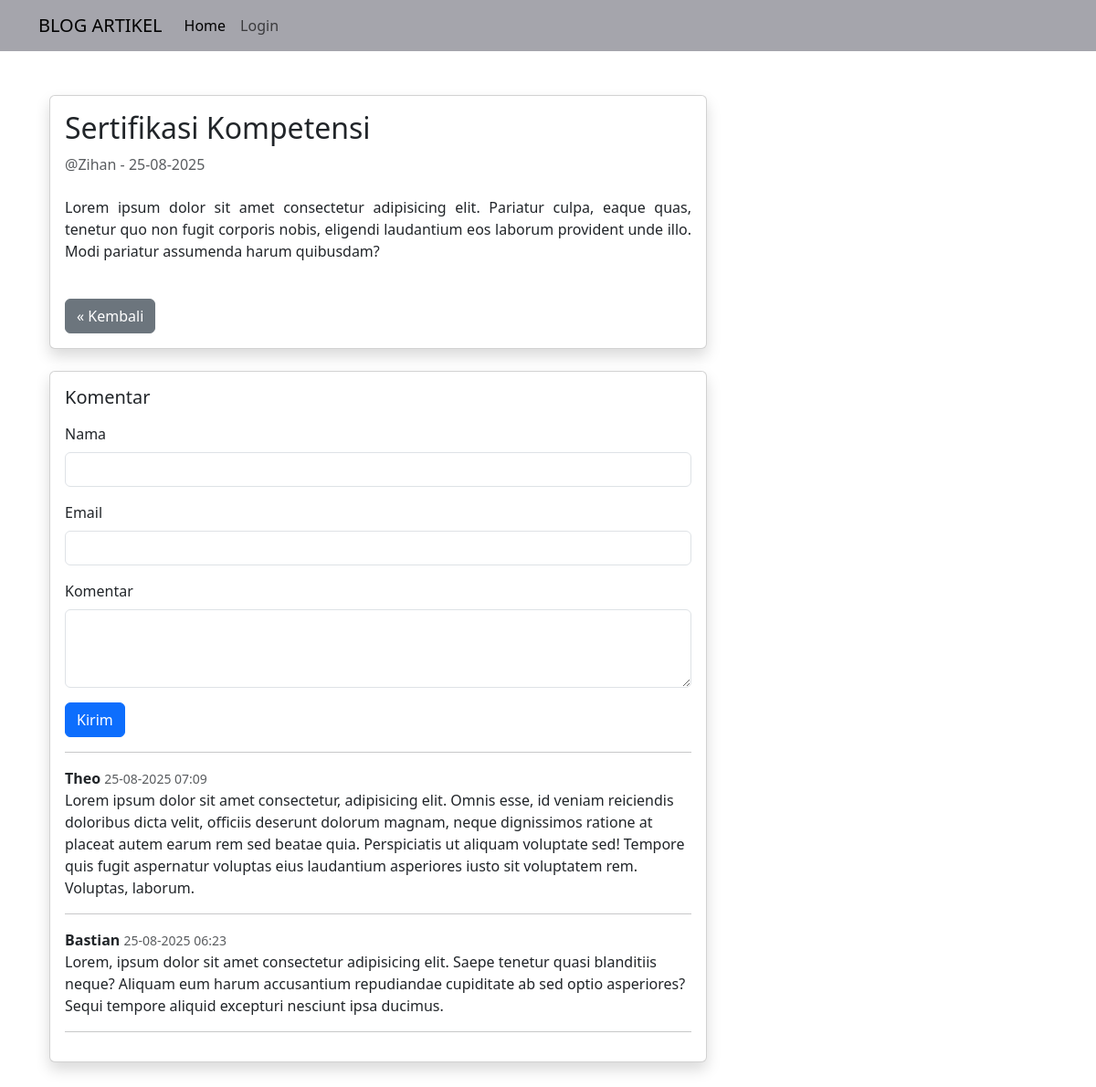
The app's page /detail/artikel/3 with its own data.
### tables this page shows
CREATE TABLE `Tb_artikel` (
  `id` int(3) NOT NULL,
  `judul_artikel` varchar(50) NOT NULL,
  `isi_artikel` text NOT NULL,
  `id_penulis` int(3) NOT NULL,
  `tanggal` date NOT NULL
);

CREATE TABLE `Tb_penulis` (
  `id_penulis` int(3) NOT NULL,
  `username` varchar(50) NOT NULL,
  `password` varchar(10) NOT NULL,
  `status` int(1) NOT NULL DEFAULT 0
);

CREATE TABLE `Tb_detail` (
  `id` int(3) NOT NULL,
  `id_artikel` int(3) NOT NULL,
  `id_komentar` int(3) NOT NULL,
  `createdAt` timestamp NOT NULL DEFAULT current_timestamp()
);

CREATE TABLE `Tb_komentar` (
  `id` int(3) NOT NULL,
  `nama` varchar(50) NOT NULL,
  `isi_komentar` text NOT NULL,
  `email` varchar(30) NOT NULL
);

### application/controllers/Landing.php (called while the page is built, shortened)
<?php
class Landing extends CI_Controller
{
	public function __construct()
	{
		$this->load->model('M_Artikel', 'artikel');
		$this->load->model('M_Komentar', 'komentar');
		$this->load->helper('ba');
	}
	public function artikel($id)
	{
		$artikel =  $this->artikel->getArtikelById($id);
		$data = [
			'title'    => 'Blog Artikel',
			'page'     => 'landing/v_artikel',
			'artikel'  => $artikel,
			'komentar' => $this->komentar->getAllKomentar([
				'Tb_artikel.id' => $id
			])
		];
		$this->load->view('index', $data);
	}
}

### index.php (called while the page is built, shortened)
<?php
require_once BASEPATH.'core/CodeIgniter.php';

### application/models/M_Artikel.php (called while the page is built, shortened)
<?php
class M_Artikel extends CI_Model
{
	public function getArtikelById($id)
	{
		$this->db->select('Tb_artikel.*,  Tb_penulis.username as penulis');
		$this->db->join('Tb_penulis', 'Tb_artikel.id_penulis = Tb_penulis.id_penulis', 'inner');
		return $this->db->get_where('Tb_artikel', ['Tb_artikel.id' => $id])->row();
	}
}

### application/models/M_Komentar.php (called while the page is built, shortened)
<?php
class M_Komentar extends CI_Model
{
	public function getAllKomentar($where = null)
	{
		$this->db->select('Tb_detail.*, Tb_artikel.judul_artikel, Tb_artikel.isi_artikel, Tb_komentar.nama, Tb_komentar.isi_komentar, Tb_komentar.email, Tb_komentar.id as id_komentar');
		$this->db->join('Tb_artikel', 'Tb_artikel.id = Tb_detail.id_artikel', 'inner');
		$this->db->join('Tb_komentar', 'Tb_komentar.id = Tb_detail.id_komentar', 'inner');
		if ($where) {
			$this->db->where($where);
		}
		$this->db->order_by('Tb_detail.id', 'DESC');
		return $this->db->get('Tb_detail')->result();
	}
}

### application/views/landing/v_artikel.php (the view, shortened to what this page needs)
<div class="container my-5">
	<div class="row">
		<div class="col-md-8">
			<div class="card shadow mb-4">
				<div class="card-body">
					<h2 class="card-title mb-3">
						<?= $artikel->judul_artikel; ?>
					</h2>
					<h6 class="card-subtitle mb-4 text-muted">
						<?= '@' . $artikel->penulis . ' - ' . date('d-m-Y', strtotime($artikel->tanggal)); ?>
					</h6>
					<p class="card-text" style="text-align: justify;">
						<?= nl2br($artikel->isi_artikel); ?>
					</p>
					<a href="<?= base_url('home'); ?>" class="btn btn-secondary mt-4">
						&laquo; Kembali
					</a>
				</div>
			</div>
			<div class="card shadow">
				<div class="card-body">
					<h5 class="mb-3">Komentar</h5>
					<form action="<?= base_url('artikel/komen'); ?>" method="post">
						<div class="mb-3">
							<label for="nama" class="form-label">Nama</label>
							<input type="text" class="form-control" name="nama" required>
						</div>
						<div class="mb-3">
							<label for="email" class="form-label">Email</label>
							<input type="text" class="form-control" name="email" required>
						</div>
						<div class="mb-3">
							<label for="isi_komentar" class="form-label">Komentar</label>
							<textarea class="form-control" id="isi_komentar" name="isi_komentar" rows="3" required></textarea>
						</div>
						<button type="submit" class="btn btn-primary">Kirim</button>
					</form>
					<hr>
					<?php if (!empty($komentar)) : ?>
						<?php foreach ($komentar as $k) : ?>
							<div class="mb-3">
								<strong><?= htmlspecialchars($k->nama); ?></strong>
								<small class="text-muted"><?= date('d-m-Y H:i', strtotime($k->createdAt)); ?></small>
								<p class="mb-0"><?= nl2br(htmlspecialchars($k->isi_komentar)); ?></p>
							</div>
							<hr>
						<?php endforeach; ?>
					<?php else : ?>
						<p class="text-muted">Belum ada komentar.</p>
					<?php endif; ?>
				</div>
			</div>
		</div>
	</div>
</div>

### application/views/index.php (shortened to what this page needs)
<!DOCTYPE html>
<html lang="id">
<head>
	<link href="https://cdn.jsdelivr.net/npm/bootstrap@5.3.0/dist/css/bootstrap.min.css" rel="stylesheet">
	<link rel="stylesheet" href="<?= base_url('assets/dist/toastr/toastr.min.css'); ?>">
</head>
<body>
	<nav class="navbar navbar-expand-lg" style="background-color:rgb(165, 165, 172);">
		<div class="container">
			<a class="navbar-brand" href="#">BLOG ARTIKEL</a>
			<div class="collapse navbar-collapse" id="navbarNav">
				<ul class="navbar-nav">
					<li class="nav-item">
						<a class="nav-link active" aria-current="page" href="<?= base_url('home'); ?>">Home</a>
					</li>
					<?php if ($this->session->userdata('user_login')) : ?>
						<li class="nav-item">
							<a class="nav-link" href="<?= base_url('login/logout'); ?>">Logout</a>
						</li>
					<?php else : ?>
						<li class="nav-item">
							<a class="nav-link" href="<?= base_url('login'); ?>">Login</a>
						</li>
					<?php endif; ?>
				</ul>
			</div>
		</div>
	</nav>
	<div class="container mt-4">
		<?php $this->load->view($page); ?>
	</div>
</body>
</html>

### records on screen
tb_artikel: judul_artikel "Sertifikasi Kompetensi", id_penulis.username "Zihan", tanggal "25-08-2025", isi_artikel "Lorem ipsum dolor sit amet consectetur adipisicing elit. Pariatur culpa, eaque quas, tenetur quo non fugit corporis nobis, eligendi laudantium eos laborum provident unde illo. Modi pariatur assumenda harum quibusdam?"
tb_detail: id_komentar.nama "Theo", createdAt "25-08-2025 07:09", id_komentar.isi_komentar "Lorem ipsum dolor sit amet consectetur, adipisicing elit. Omnis esse, id veniam reiciendis doloribus dicta velit, officiis deserunt dolorum magnam, neque dignissimos ratione at placeat autem earum rem sed beatae quia. Perspiciatis ut aliquam voluptate sed! Tempore quis fugit aspernatur voluptas eius laudantium asperiores iusto sit voluptatem rem. Voluptas, laborum."
tb_detail: id_komentar.nama "Bastian", createdAt "25-08-2025 06:23", id_komentar.isi_komentar "Lorem, ipsum dolor sit amet consectetur adipisicing elit. Saepe tenetur quasi blanditiis neque? Aliquam eum harum accusantium repudiandae cupiditate ab sed optio asperiores? Sequi tempore aliquid excepturi nesciunt ipsa ducimus."
